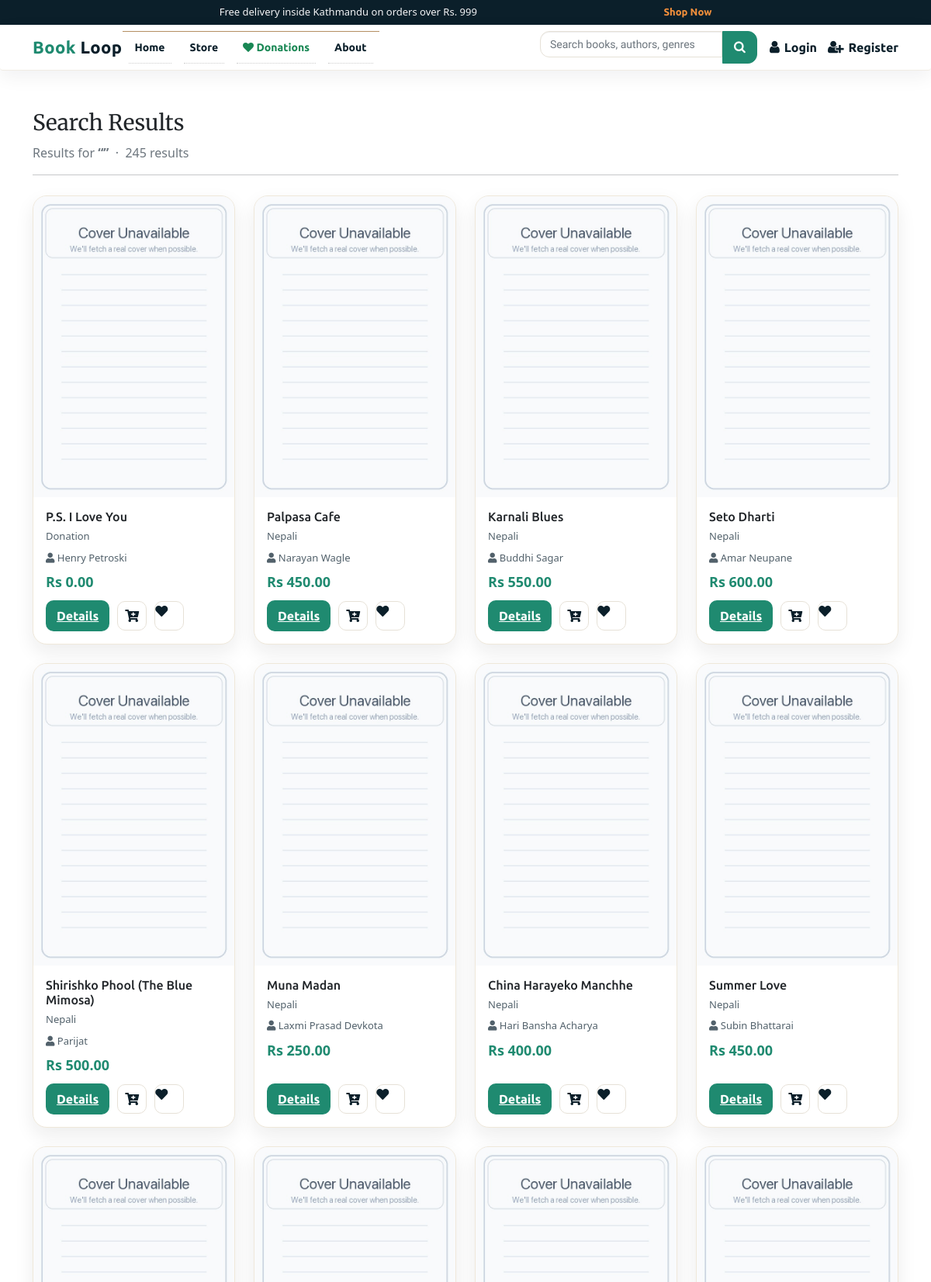
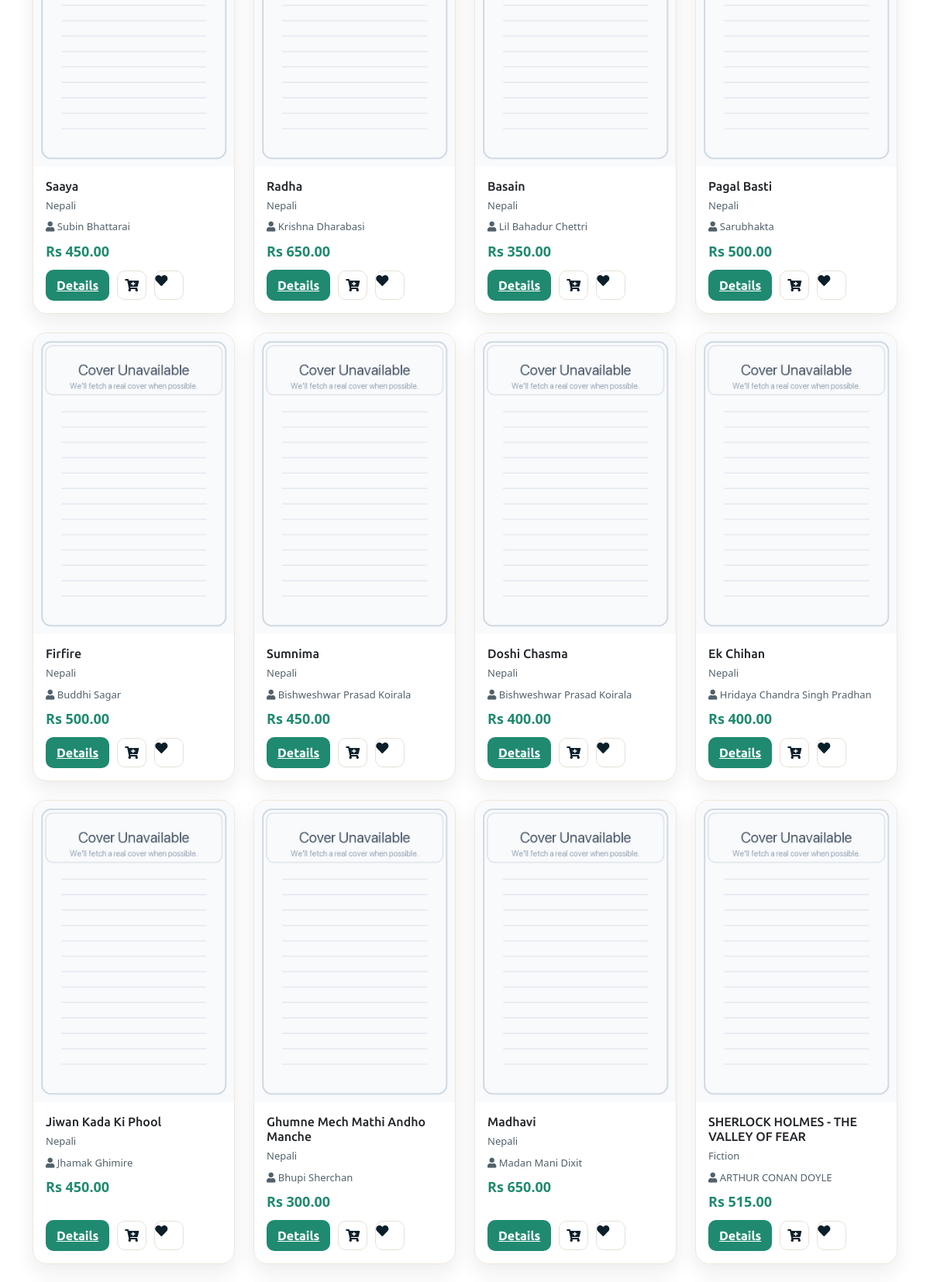
The app's page /search/ (upper part) with its own data (2 pictures, top to bottom).
### books/models.py (models this page shows, shortened)
class Product(models.Model):
    Book_name = models.CharField(max_length=50)
    Author = models.CharField(max_length=50, default="")
    genre = models.CharField(max_length=300)
    description = models.CharField(max_length=1000, default="")
    price = models.IntegerField(default=0)
    pub_date = models.DateField(default=timezone.now)
    quantity = models.PositiveBigIntegerField(default=1)
    seller = models.ForeignKey(
        settings.AUTH_USER_MODEL,
        on_delete=models.SET_NULL,
        null=True,
        blank=True,
        related_name="products",
    )
    listing_type = models.CharField(
        max_length=10,
        choices=LISTING_CHOICES,
        default="sell",
    )
    listing_status = models.CharField(
        max_length=20,
        choices=LISTING_STATUS,
        default="approved",
    )
    swap_preference = models.CharField(
        max_length=255,
        blank=True,
        null=True,
        help_text="Title or genre of the book you want in exchange.",
    )
    condition = models.CharField(
        max_length=50,
        blank=True,
        null=True,
        help_text=(
            "Physical condition of the book for swapping "
            "(e.g. New, Like New, Good, Heavily Used)."
        ),
    )
    location = models.CharField(
        max_length=255,
        blank=True,
        null=True,
        help_text="City or neighborhood for the swap",
    )
    contact_email = models.EmailField(
        blank=True,
        null=True,
        help_text="Email for other users to contact you for swapping",
    )
    image = CloudinaryField("image", folder="bookloop_covers", null=True, blank=True)
    sequence = models.IntegerField(default=0)
    views = models.PositiveIntegerField(default=0)
    average_rating = models.FloatField(default=0.0)
    rating_count = models.PositiveIntegerField(default=0)

### books/views.py (the view)
# urls.py: path('search/', views.search, name = 'search'),
def search(request):
    query = request.GET.get('q', '').strip()
    books = Product.objects.none()
    cartItems = 0
    search_mode = 'keyword'
    if request.user.is_authenticated:
        order, _ = Order.objects.get_or_create(
            user=request.user.username, complete=False
        )
        cartItems = order.get_cart_items
    if query:
        all_genres = list(
            Product.objects
            .exclude(genre__isnull=True)
            .exclude(genre='')
            .values_list('genre', flat=True)
            .distinct()
        )
        q_lower = query.lower()
        exact_genre = next(
            (g for g in all_genres if g.strip().lower() == q_lower), None
        )
        if exact_genre:
            books = (
                Product.objects
                .select_related('seller')
                .filter(genre__iexact=exact_genre, listing_status='approved')
                .order_by('-pub_date')
            )
            search_mode = 'genre_exact'
        else:
            matching_genres = [
                g for g in all_genres if q_lower in g.strip().lower()
            ]
            if matching_genres:
                genre_q = Q()
                for g in matching_genres:
                    genre_q |= Q(genre__iexact=g)
                books = (
                    Product.objects
                    .select_related('seller')
                    .filter(genre_q, listing_status='approved')
                    .order_by('-pub_date')
                )
                search_mode = 'genre_partial'
            else:
                books = (
                    Product.objects
                    .select_related('seller')
                    .filter(
                        Q(Book_name__icontains=query) | Q(Author__icontains=query),
                        listing_status='approved',
                    )
                    .annotate(
                        rank=Case(
                            When(Book_name__iexact=query,      then=Value(4)),
                            When(Book_name__istartswith=query, then=Value(3)),
                            When(Book_name__icontains=query,   then=Value(2)),
                            When(Author__icontains=query,      then=Value(1)),
                            default=Value(0),
                            output_field=IntegerField(),
                        )
                    )
                    .order_by('-rank', '-pub_date')
                )
                search_mode = 'keyword'
        if request.user.is_authenticated:
            session_id = request.session.session_key
            if not session_id:
                request.session.create()
                session_id = request.session.session_key
            track_search(request.user, query, session_id)
    else:
        books = Product.objects.filter(listing_status='approved').order_by('-pub_date')
    return render(request, 'searchbar.html', {
        'query':       query,
        'books':       books,
        'cartItems':   cartItems,
        'result_count': books.count(),
        'search_mode': search_mode,
    })

### transactions/context_processors.py (called while the page is built, shortened)
def cart_item_count(request):
    if not request.user.is_authenticated:
        return {"cart_count": 0, "cartItems": 0}

### templates/searchbar.html (shortened to what this page needs)
{% load static %}
{% include 'components/base/base-top.html' %}
<link href="https://cdn.jsdelivr.net/npm/bootstrap@5.0.0-beta3/dist/css/bootstrap.min.css" rel="stylesheet"
>
<link rel="stylesheet" href="https://use.fontawesome.com/releases/v5.15.3/css/all.css"
>
{% include 'components/header/header.html' %}
<section class="search-hero">
  <div class="container">
    <div class="search-title">Search Results</div>
    {% if search_mode == 'genre_exact' %}
      <p class="text-muted">Showing all books in the <strong>{{ query }}</strong> category &nbsp;&middot;&nbsp; {{ result_count }} result{{ result_count|pluralize }}</p>
    {% elif search_mode == 'genre_partial' %}
      <p class="text-muted">Showing genres matching <strong>&ldquo;{{ query }}&rdquo;</strong> &nbsp;&middot;&nbsp; {{ result_count }} result{{ result_count|pluralize }}</p>
    {% else %}
      <p class="text-muted">Results for <strong>&ldquo;{{ query }}&rdquo;</strong> &nbsp;&middot;&nbsp; {{ result_count }} result{{ result_count|pluralize }}</p>
    {% endif %}
    <hr>
  </div>
</section>
<section class="container">
  <div class="row g-4">
    {% if books %}
      {% for book in books %}
      <div class="col-xl-3 col-lg-4 col-md-6">
        <div class="search-card" style="display:flex;flex-direction:column;">
          <a href="{% url 'product' book.id %}">
            {% if book.image and "herald" not in book.image.url|lower and "college" not in book.image.url|lower %}
            <img class="book-cover-img" src="{{ book.image.url }}" alt="{{ book.Book_name }}" data-fallback="{% static 'images/default_cover.jpg' %}" onerror="this.onerror=null; this.src=this.dataset.fallback;">
            {% else %}
            <img class="book-cover-img" src="{% static 'images/default_cover.jpg' %}" alt="{{ book.Book_name }}">
            {% endif %}
          </a>
          <div class="search-card-body" style="flex:1;display:flex;flex-direction:column;">
            <h5>{{ book.Book_name }}</h5>
            <div class="search-meta">{{ book.genre }}</div>
            <div class="search-meta"><i class="fas fa-user"></i> {{ book.Author }}</div>
            <div class="search-price">Rs {{ book.price|floatformat:2 }}</div>
            <div class="search-actions">
              <a href="{% url 'product' book.id %}" class="btn-details">Details</a>
              <button data-product="{{book.id}}" data-action="add" class="icon-btn update-cart">
                <i class="fas fa-cart-plus"></i>
              </button>
              <span class="product_data addToWishlist icon-btn">
                <i class="fas fa-heart"></i>
              </span>
            </div>
          </div>
        </div>
      </div>
      {% endfor %}
    {% endif %}
  </div>
</section>
{% include 'components/footer/footer.html' %}
{% include 'components/base/base-bottom.html' %}

### static/css/style.css (style rules this page uses)
html, body { font-size: 100%; font-family: 'Open Sans', sans-serif; background:#ffffff; }
p { margin:0; }
h1,h2,h3,h4,h5,h6,a { font-family:'Ubuntu', sans-serif !important; margin:0; }
.book-cover-img { width:100%; aspect-ratio:2 / 3; height:auto; object-fit:cover; object-position:center; border-top-left-radius:inherit; border-top-right-radius:inherit; }

### static/css/main.css (style rules this page uses)
.book-cover-img { display: block; width: 100%; aspect-ratio: 2 / 3; object-fit: contain; background: #f0eee9; }

### templates/components/header/header.html (style rules this page uses)
:root { --bw-ink: #0b1f2a; --bw-muted: #52616b; --bw-accent: #1f8a70; --bw-accent-2: #f28f3b; --bw-surface: #ffffff; }

### templates/searchbar.html (style rules this page uses)
:root { --bw-ink: #0b1f2a; --bw-muted: #52616b; --bw-accent: #1f8a70; }
.search-hero { padding: 30px 0 10px; }
.search-title { font-family: 'Merriweather', serif; font-size: 28px; margin-bottom: 6px; }
.search-card { border-radius: 18px; border: 1px solid #efe8da; overflow: hidden; background: #ffffff; box-shadow: 0 10px 25px rgba(27, 27, 31, 0.08); height: 100%; }
.search-card img { display: block; width: 100%; aspect-ratio: 2 / 3; object-fit: contain; background: #f0eee9; }
.search-card-body { padding: 16px; }
.search-card-body h5 { font-size: 16px; margin-bottom: 6px; display: -webkit-box; -webkit-line-clamp: 2; -webkit-box-orient: vertical; overflow: hidden; }
.search-meta { color: var(--bw-muted); font-size: 13px; margin-bottom: 8px; }
.search-price { color: var(--bw-accent); font-weight: 700; font-size: 18px; margin-bottom: 10px; }
.search-actions { display: flex; align-items: center; gap: 10px; margin-top: auto; }
.search-actions .btn-details { background: var(--bw-accent); color: #fff; border: none; padding: 8px 14px; border-radius: 10px; font-weight: 600; }
.search-actions .icon-btn { width: 38px; height: 38px; border-radius: 10px; border: 1px solid #e6e1d7; background: #fff; color: var(--bw-ink); }

### templates/components/footer/footer.html (style rules this page uses)
:root { --bw-ink: #0b1f2a; --bw-muted: #52616b; --bw-accent: #1f8a70; --bw-accent-2: #f28f3b; }

### records on screen
Product: Book_name "P.S. I Love You", genre "Donation", Author "Henry Petroski", price "0.00"
Product: Book_name "Palpasa Cafe", genre "Nepali", Author "Narayan Wagle", price "450.00"
Product: Book_name "Karnali Blues", genre "Nepali", Author "Buddhi Sagar", price "550.00"
Product: Book_name "Seto Dharti", genre "Nepali", Author "Amar Neupane", price "600.00"
Product: Book_name "Shirishko Phool (The Blue Mimosa)", genre "Nepali", Author "Parijat", price "500.00"
Product: Book_name "Muna Madan", genre "Nepali", Author "Laxmi Prasad Devkota", price "250.00"
Product: Book_name "China Harayeko Manchhe", genre "Nepali", Author "Hari Bansha Acharya", price "400.00"
Product: Book_name "Summer Love", genre "Nepali", Author "Subin Bhattarai", price "450.00"
Product: Book_name "Saaya", genre "Nepali", Author "Subin Bhattarai", price "450.00"
Product: Book_name "Radha", genre "Nepali", Author "Krishna Dharabasi", price "650.00"
Product: Book_name "Basain", genre "Nepali", Author "Lil Bahadur Chettri", price "350.00"
Product: Book_name "Pagal Basti", genre "Nepali", Author "Sarubhakta", price "500.00"
Product: Book_name "Firfire", genre "Nepali", Author "Buddhi Sagar", price "500.00"
Product: Book_name "Sumnima", genre "Nepali", Author "Bishweshwar Prasad Koirala", price "450.00"
Product: Book_name "Doshi Chasma", genre "Nepali", Author "Bishweshwar Prasad Koirala", price "400.00"
Product: Book_name "Ek Chihan", genre "Nepali", Author "Hridaya Chandra Singh Pradhan", price "400.00"
Product: Book_name "Jiwan Kada Ki Phool", genre "Nepali", Author "Jhamak Ghimire", price "450.00"
Product: Book_name "Ghumne Mech Mathi Andho Manche", genre "Nepali", Author "Bhupi Sherchan", price "300.00"
Product: Book_name "Madhavi", genre "Nepali", Author "Madan Mani Dixit", price "650.00"
Product: Book_name "SHERLOCK HOLMES - THE VALLEY OF FEAR", genre "Fiction", Author "ARTHUR CONAN DOYLE", price "515.00"

### other values on screen
{{ result_count }} "245"
